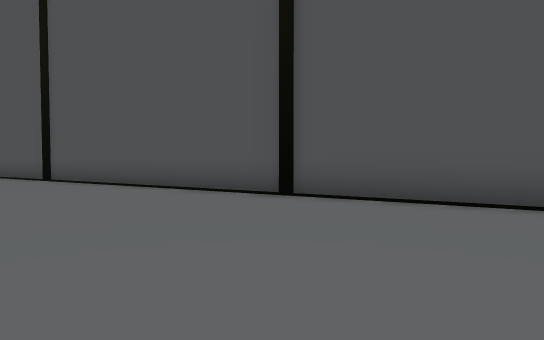
[1] (above)

17 first-person views from a walk through a level from a Godot 3-D game. The camera is 1.4 m above the floor, tilts 2° down and sees 75° across. The floor is counted in squares, 2 m on a side. Each view is taken from the middle of a square. On the plan, view 1 faces up. The plan holds only what a view shows up to about 11 squares ahead; the rest is blank. The place goes on beyond the plan.

[2]
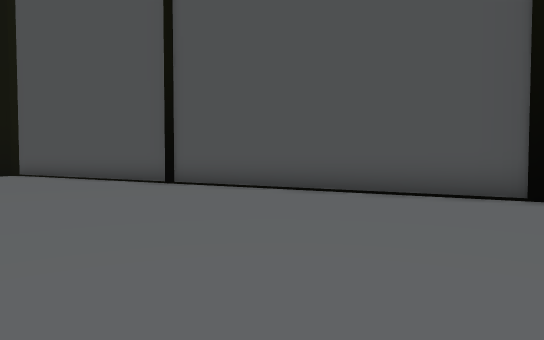

[3]
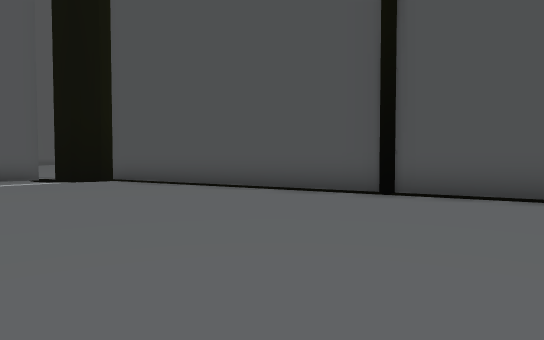

[4]
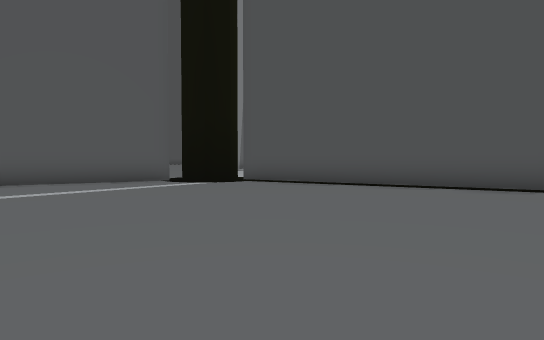

[5]
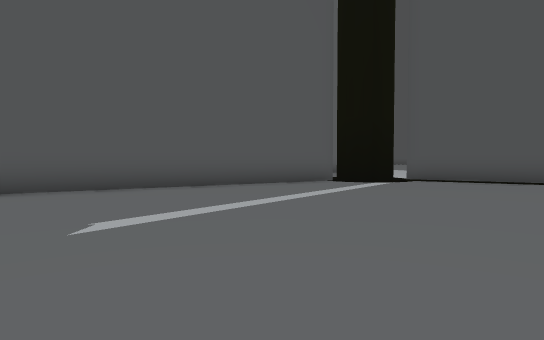

[6]
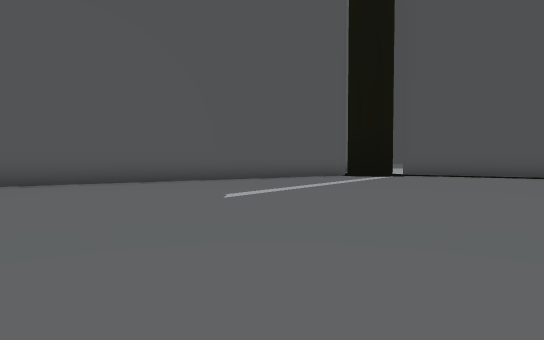

[7]
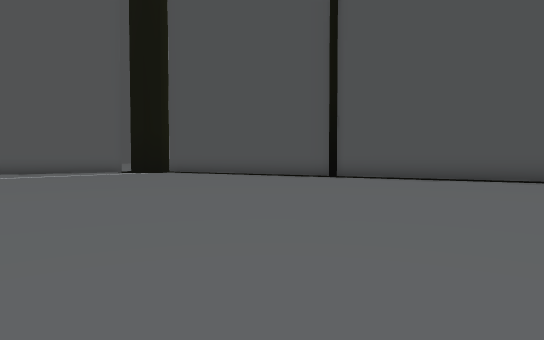

[8]
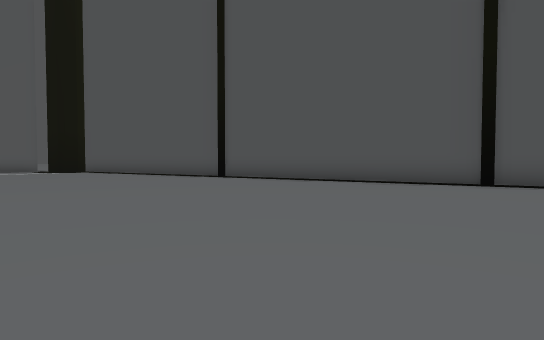

[9]
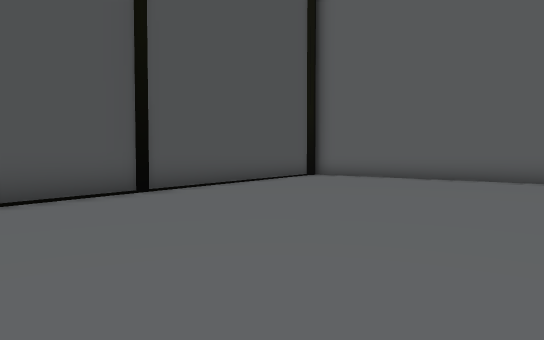

[10]
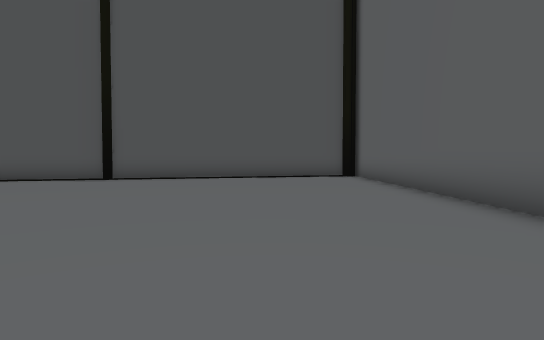

[11]
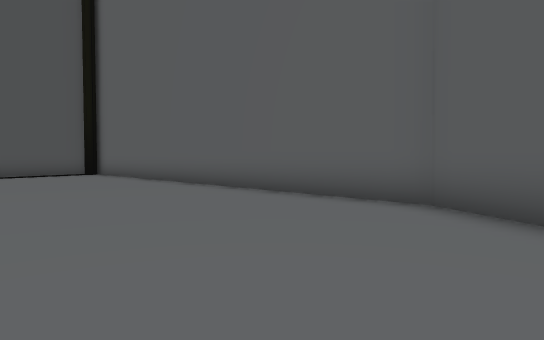

[12]
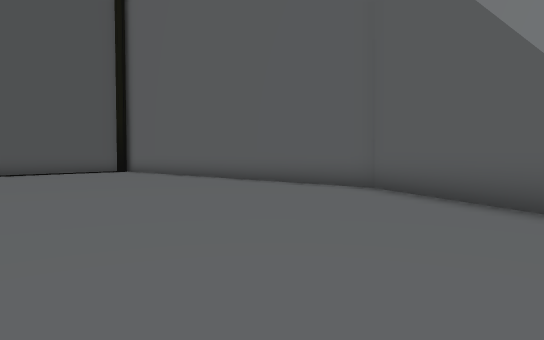

[13]
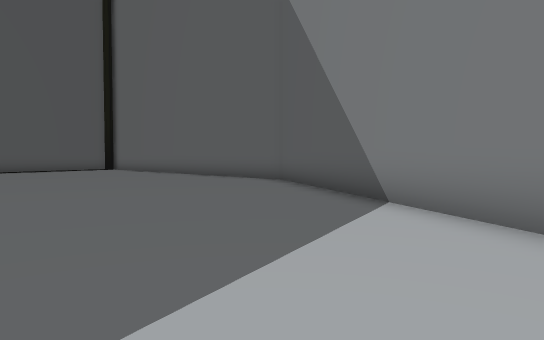

[14]
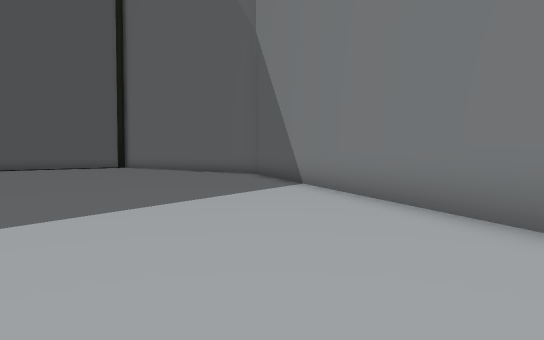

[15]
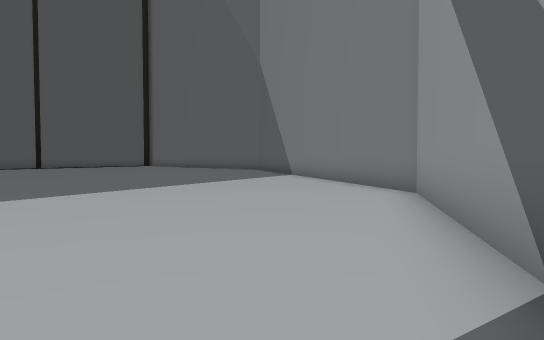

[16]
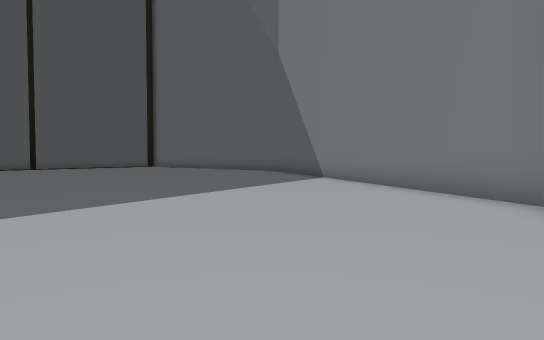

[17]
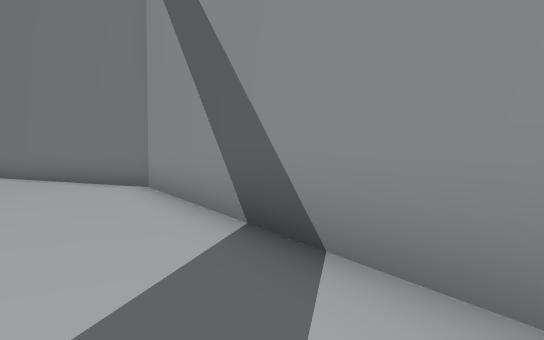

### Floor plan
Points are (right, up) in squares from view 1. A wall is a line through its corners. A room is listed if a view was taken in it or the views show most of it. See-through windows are left out.
Room 1 (views 1, 2, 3, 4, 5, 6, 7, 8, 9, 10, 11, 12, 13, 14, 15, 16, 17)
walls: (-6.9, 10.8) (-13.9, 14.9); (0.2, 6.7) (-6.8, 10.7); (-15.4, 14.7) (-15.8, 15.1); (-16.1, 14.9) (-24.5, 10); (-22.9, -8.8) (-15, -10.9) (-1.8, -7.3) (4.5, -1); (4.1, 4.5) (0.4, 6.6)

Positions as (right, up) in squares from view 1, and headings:
1: (0, 0), facing up
2: (-4, 1), facing up
3: (-9, 4), facing up
4: (-13, 4), facing up
5: (-18, 4), facing up
6: (-19, 1), facing up
7: (-9, -2), facing up
8: (-5, -2), facing up
9: (-7, 4), facing right
10: (-4, -5), facing up-right
11: (-7, -5), facing right
12: (-10, -5), facing right
13: (-13, -7), facing right
14: (-17, -8), facing right
15: (-22, -8), facing right
16: (-20, -7), facing right
17: (-23, -7), facing down-right
